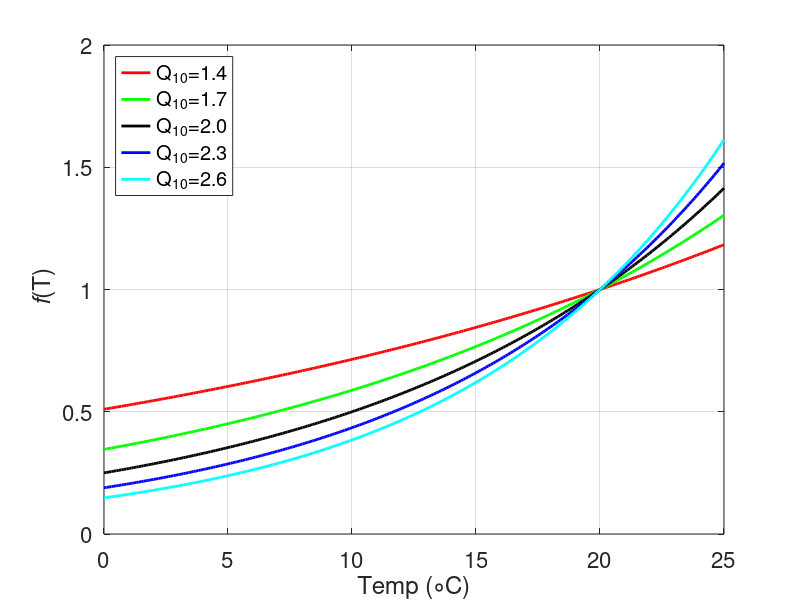

This figure's MATLAB source:
clc;clear

T=0:0.1:25;

Q10_1=1.4; Q10_2=1.7; Q10_3=2.0; Q10_4=2.3; Q10_5=2.6;

T_lim_1=(Q10_1).^(0.1.*T-2);
T_lim_2=(Q10_2).^(0.1.*T-2);
T_lim_3=(Q10_3).^(0.1.*T-2);
T_lim_4=(Q10_4).^(0.1.*T-2);
T_lim_5=(Q10_5).^(0.1.*T-2);

p1=plot(T,T_lim_1,'r','linewidth',2); hold on
p2=plot(T,T_lim_2,'g','linewidth',2); hold on
p3=plot(T,T_lim_3,'k','linewidth',2); hold on
p4=plot(T,T_lim_4,'b','linewidth',2); hold on
p5=plot(T,T_lim_5,'c','linewidth',2); hold on

grid on;

xlabel('Temp (\circC)','fontsize',16)
ylabel('{\it f}(T)','fontsize',16)

set(gca,'fontsize',16)

legend([p1 p2 p3 p4 p5],{'Q_1_0=1.4';'Q_1_0=1.7';'Q_1_0=2.0';'Q_1_0=2.3';'Q_1_0=2.6'},'location','northwest')

